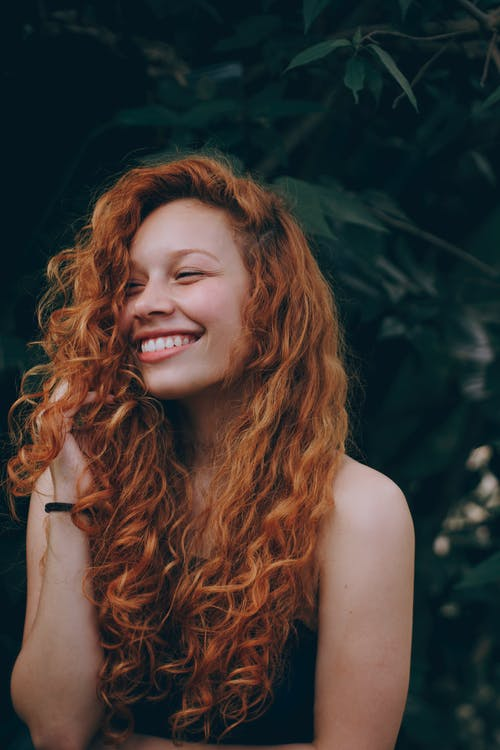
#> input picture images/Girl.jpg, 500 x 750 px, found by its file name
$ jupyter execute --allow-errors Non_Photo_Realistic_effects.ipynb
#> lines starting #> are read from the running program, lines starting #| are printed output that depends on the picture; after the words box and inside, x2 and y2 are one past the last pixel; in counts of white or black regions, pixels touching at a corner belong together
[cell 1]
import numpy as np
import cv2
import matplotlib.pyplot as plt
import matplotlib.image as matim
import ipywidgets as widgets

[cell 2]
img = matim.imread('./images/images/Girl.jpg')
#> img is the input picture: shape (750, 500, 3); mean R, G, B 60.3, 53, 49
#> the sliders are set to s = 100, r = 0.5
plt.imshow(img)

[cell 3]
@widgets.interact_manual(s=(0,200,1),r=(0,1,0.1))
def edgePreserve(s=50, r=0.5):
#> called with s = 100, r = 0.5
    edgeImg = cv2.edgePreservingFilter(img,sigma_s=s,sigma_r=r)
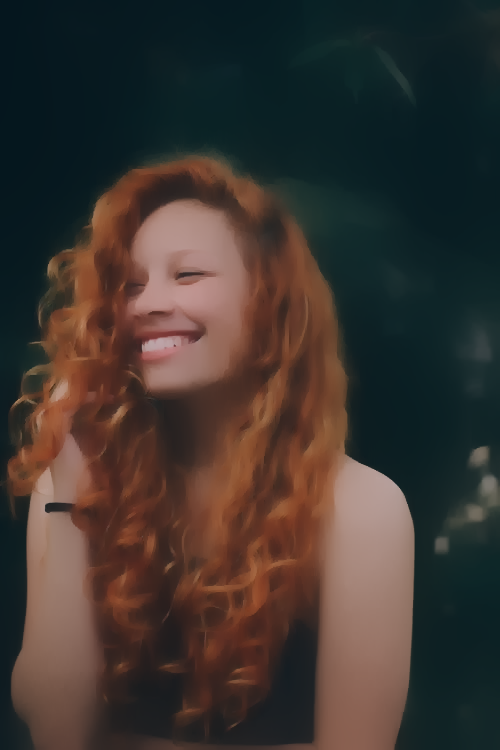
#> edgeImg: shape (750, 500, 3); mean R, G, B 61.7, 53.5, 48.7
    #display output
    plt.figure(figsize=(15,8))
    plt.subplot(1,2,1)#original image
    plt.imshow(img)
    plt.subplot(1,2,2)#filtered image
    plt.imshow(edgeImg)
    plt.show()
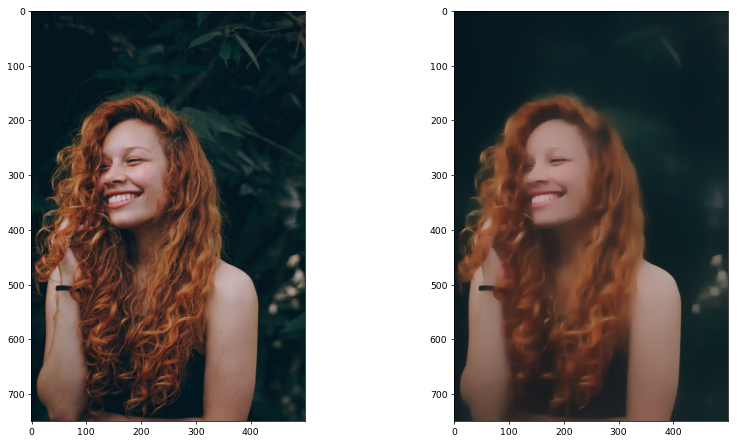
#> figure drawn by matplotlib, 2 panels
#> the sliders are set to s = 100, r = 0.5

[cell 4]
@widgets.interact(s=(0,200,1),r=(0,1,0.1))
def detail(s=20,r=0.2):
#> called with s = 100, r = 0.5
    detailImg=cv2.detailEnhance(img,sigma_s=s,sigma_r=r)
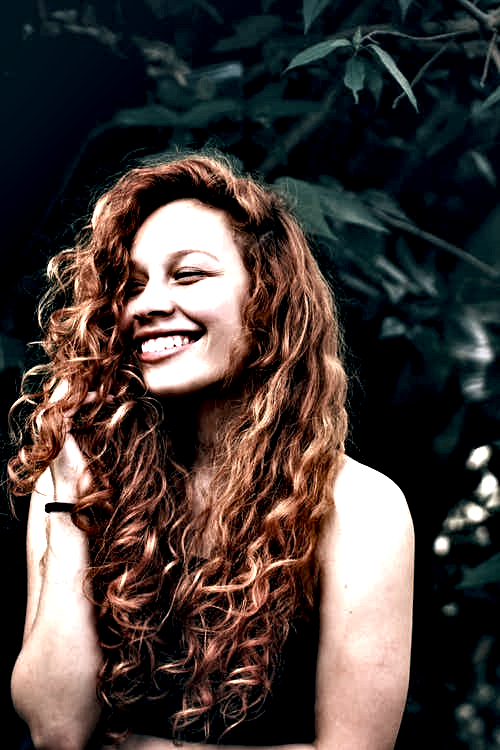
#> detailImg: shape (750, 500, 3); mean R, G, B 69.8, 59.5, 56.2
    #display output
    plt.figure(figsize=(15,8))
    plt.subplot(1,2,1)#original image
    plt.imshow(img)
    plt.yticks([]),plt.xticks([])
    plt.title('Original Image')
    plt.subplot(1,2,2)#filtered image
    plt.imshow(detailImg)
    plt.title('Detail Enhance')
    plt.yticks([]),plt.xticks([])
    plt.show()
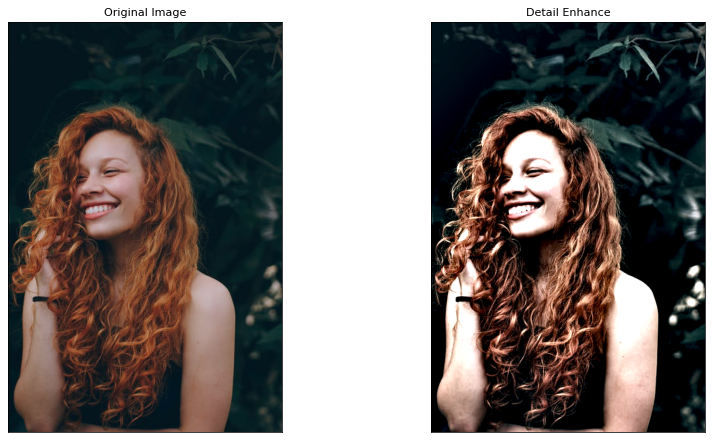
#> figure drawn by matplotlib, 2 panels

[cell 5]
def adjust_gamma(image,gamma=1):
    invGamma=1.0/gamma
    table=np.array([((i/255)**invGamma)*255 for i in np.arange(0,256)]) #lookup table
    lut_img=cv2.LUT(image.astype(np.uint8), table.astype(np.uint8))
    return lut_img

[cell 6]
path = './images/images/Girl.jpg'
img = matim.imread(path)

[cell 7]
#pencil sketch
ksize=21
sigmaX=9
gamma=0.1
gray = cv2.cvtColor(img,cv2.COLOR_BGR2GRAY)
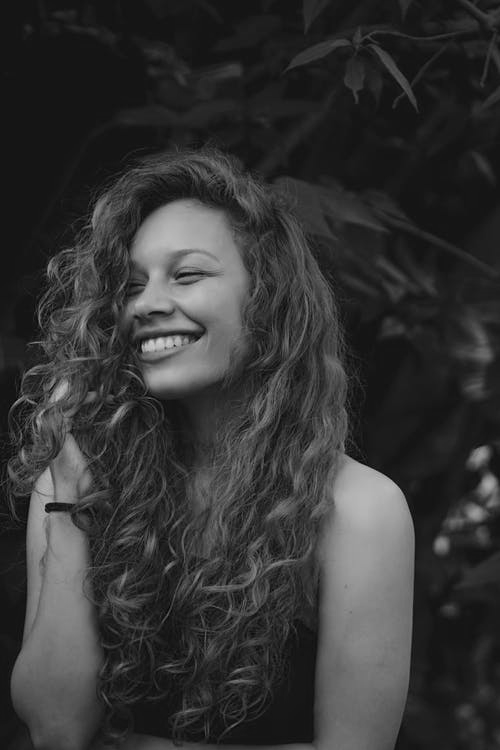
#> gray: shape (750, 500); min 1, max 207, mean 52.6
gray_blur = cv2.GaussianBlur(gray,(ksize,ksize),sigmaX)#ksize=3 to 25 and sigmax = 1to 15
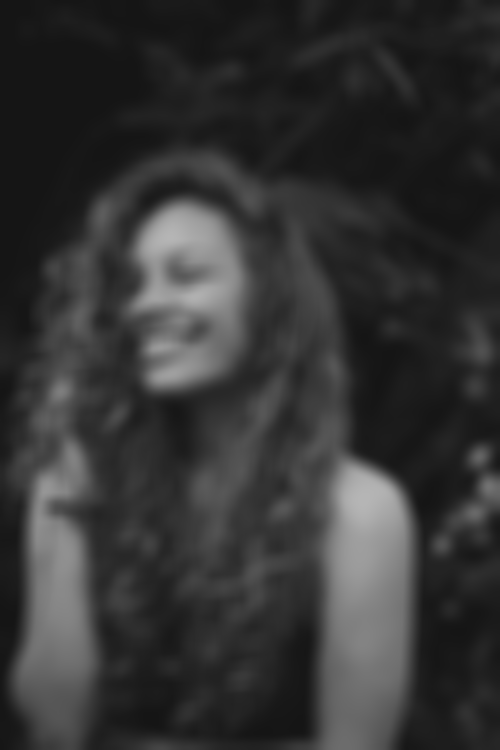
#> gray_blur: shape (750, 500); min 21, max 181, mean 52.6
gray_blur_divide= cv2.divide(gray,gray_blur,scale=256)
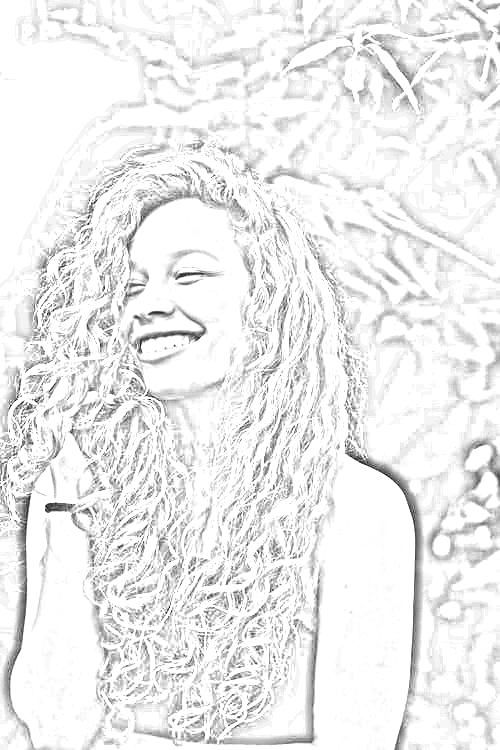
#> gray_blur_divide: shape (750, 500); min 6, max 255, mean 237.2
pencil_sketch = adjust_gamma(gray_blur_divide,gamma=gamma)#0-1
#> in adjust_gamma, `lut_img=cv2.LUT(image.astype(np.uint8), table.astype(np.uint8))`:
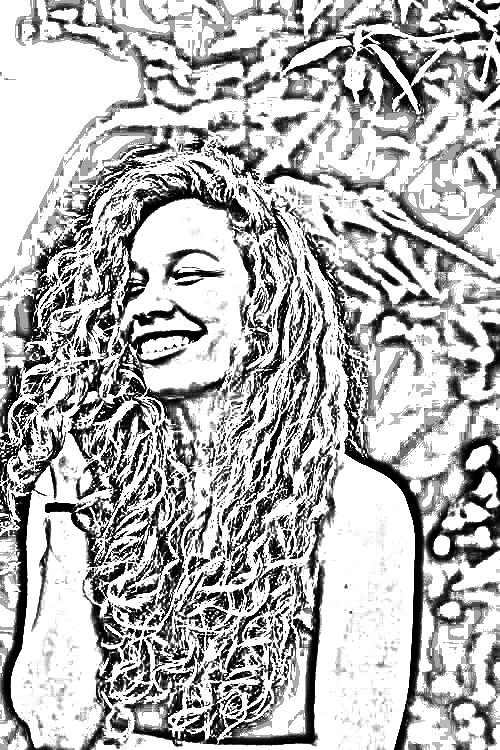
#> lut_img: shape (750, 500); min 0, max 255, mean 179.9

#display output
plt.figure(figsize=(15,8))
plt.subplot(2,2,1)
plt.imshow(gray,cmap='gray')
plt.subplot(2,2,2)
plt.imshow(gray_blur,cmap='gray')
plt.subplot(2,2,3)
plt.imshow(gray_blur_divide,cmap='gray')
plt.subplot(2,2,4)
plt.imshow(pencil_sketch,cmap='gray')
#> the sliders are set to ksize = 14, sigmaX = 8, gamma = 0.5

#> (a cell that did not finish here is left out)

[cell 9]
img= matim.imread('./images/images/Girl.jpg')

[cell 10]
#Edge Mask
def edge_mask(img,ksize,block_size):
#> called with ksize = 5, block_size = 9
    gray=cv2.cvtColor(img,cv2.COLOR_BGR2GRAY)
    gray_median=cv2.medianBlur(gray,ksize)
    edges=cv2.adaptiveThreshold(gray_median,255,cv2.ADAPTIVE_THRESH_MEAN_C,cv2.THRESH_BINARY,block_size,ksize)
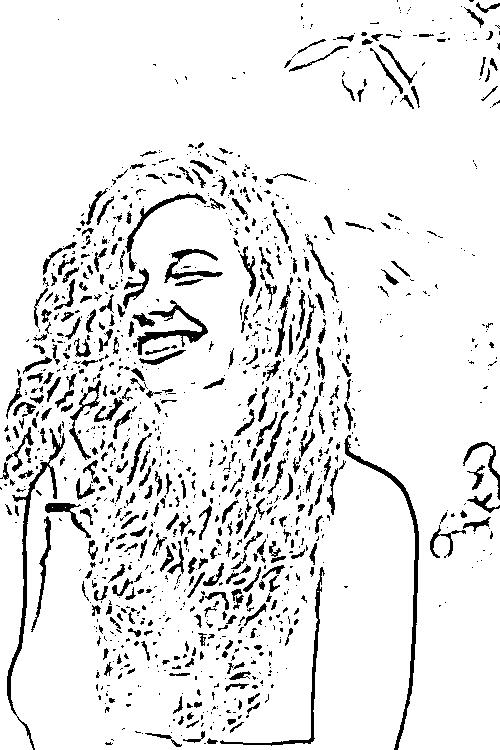
#> edges: shape (750, 500); 90.9% white; 1205 black regions (821 under 20 px), largest, box (x1, y1, x2, y2) and area: (7, 428, 65, 750) 1465, (344, 435, 419, 750) 1417, (137, 300, 208, 355) 878
    return edges

[cell 11]
edge_img=edge_mask(img,5,9)

[cell 12]
plt.imshow(edge_img,cmap='gray')

[cell 13]
#K Means Clustering

[cell 14]
def kmeans_cluster(img,k):
    #transform image
#> called with k = 6
    data=np.float32(img).reshape((-1,3))

    criteria=(cv2.TERM_CRITERIA_EPS+cv2.TERM_CRITERIA_MAX_ITER,20,0.001)
    # k means
    ret,label,center=cv2.kmeans(data,k,None,criteria,5,cv2.KMEANS_RANDOM_CENTERS)
#> ret = 107364348.9; center = [[185.3, 155.7, 151.1], [98.33, 55.78, 41.18], [157.5, 118.8, 102.9], [7.69, 27.19, 32.49], [135.3, 83.84, 59.74], [51.22, 41.51, 37.03]]
    center=np.uint8(center)
#> center = [[185, 155, 151], [98, 55, 41], [157, 118, 102], [7, 27, 32], [135, 83, 59], [51, 41, 37]]
    result=center[label.flatten()]
    result=result.reshape(img.shape)
    return result

[cell 15]
cluster_img=kmeans_cluster(img,6)

[cell 16]
plt.imshow(cluster_img)

[cell 17]
#apply bilateral filter
d=7
sigmacolor=200#greater100
sigmaspace=200#greater200
bilateral=cv2.bilateralFilter(cluster_img,d=d,sigmaColor=sigmacolor,sigmaSpace=sigmaspace)
cartoon=cv2.bitwise_and(bilateral,bilateral,mask=edge_img)
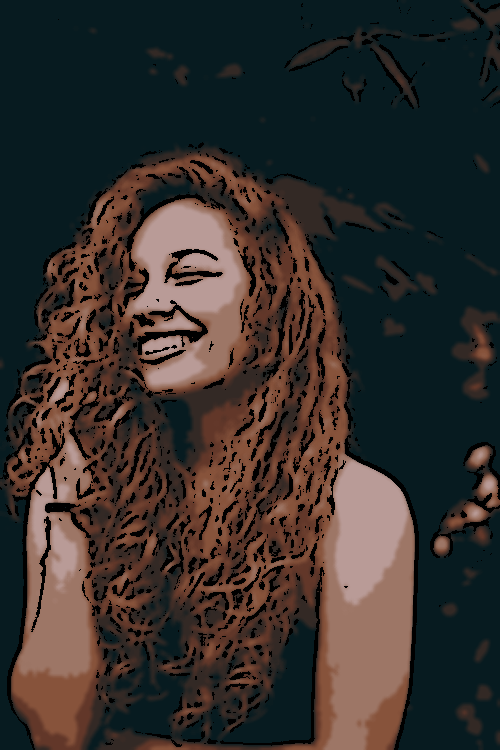
#> cartoon: shape (750, 500, 3); mean R, G, B 53.4, 47.9, 44.6
